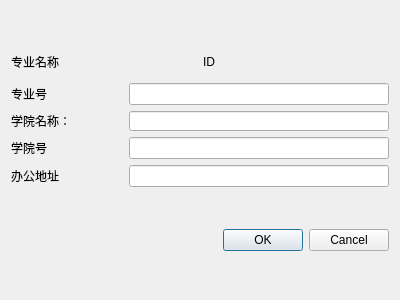
<?xml version="1.0" encoding="UTF-8"?>
<ui version="4.0">
 <class>edit_mi_dialog</class>
 <widget class="QDialog" name="edit_mi_dialog">
  <property name="geometry">
   <rect>
    <x>0</x>
    <y>0</y>
    <width>400</width>
    <height>300</height>
   </rect>
  </property>
  <property name="minimumSize">
   <size>
    <width>400</width>
    <height>300</height>
   </size>
  </property>
  <property name="maximumSize">
   <size>
    <width>400</width>
    <height>300</height>
   </size>
  </property>
  <property name="windowTitle">
   <string>Dialog</string>
  </property>
  <layout class="QVBoxLayout" name="verticalLayout">
   <item>
    <layout class="QVBoxLayout" name="verticalLayout_2">
     <item>
      <layout class="QHBoxLayout" name="horizontalLayout">
       <property name="topMargin">
        <number>0</number>
       </property>
       <item>
        <widget class="QLabel" name="label_8">
         <property name="maximumSize">
          <size>
           <width>16777215</width>
           <height>30</height>
          </size>
         </property>
         <property name="text">
          <string>专业名称</string>
         </property>
        </widget>
       </item>
       <item>
        <widget class="QLabel" name="label_MNAME">
         <property name="maximumSize">
          <size>
           <width>16777215</width>
           <height>30</height>
          </size>
         </property>
         <property name="text">
          <string>ID</string>
         </property>
        </widget>
       </item>
      </layout>
     </item>
     <item>
      <layout class="QHBoxLayout" name="horizontalLayout_3" stretch="3,7">
       <item>
        <widget class="QLabel" name="label_3">
         <property name="text">
          <string>专业号</string>
         </property>
        </widget>
       </item>
       <item>
        <widget class="QLineEdit" name="lineEdit_MNO"/>
       </item>
      </layout>
     </item>
     <item>
      <layout class="QHBoxLayout" name="horizontalLayout_2">
       <item>
        <widget class="QLabel" name="label">
         <property name="text">
          <string>学院名称：</string>
         </property>
        </widget>
       </item>
       <item>
        <widget class="QLineEdit" name="lineEdit_INAME">
         <property name="minimumSize">
          <size>
           <width>260</width>
           <height>20</height>
          </size>
         </property>
         <property name="maximumSize">
          <size>
           <width>260</width>
           <height>20</height>
          </size>
         </property>
        </widget>
       </item>
      </layout>
     </item>
     <item>
      <layout class="QHBoxLayout" name="horizontalLayout_7" stretch="3,0">
       <property name="topMargin">
        <number>0</number>
       </property>
       <item>
        <widget class="QLabel" name="label_6">
         <property name="text">
          <string>学院号</string>
         </property>
        </widget>
       </item>
       <item>
        <widget class="QLineEdit" name="lineEdit_INO">
         <property name="minimumSize">
          <size>
           <width>260</width>
           <height>0</height>
          </size>
         </property>
         <property name="maximumSize">
          <size>
           <width>260</width>
           <height>16777215</height>
          </size>
         </property>
        </widget>
       </item>
      </layout>
     </item>
     <item>
      <layout class="QHBoxLayout" name="horizontalLayout_8" stretch="3,7">
       <property name="topMargin">
        <number>0</number>
       </property>
       <item>
        <widget class="QLabel" name="label_7">
         <property name="text">
          <string>办公地址</string>
         </property>
        </widget>
       </item>
       <item>
        <widget class="QLineEdit" name="lineEdit_IPLACE"/>
       </item>
      </layout>
     </item>
    </layout>
   </item>
   <item>
    <widget class="QDialogButtonBox" name="buttonBox">
     <property name="orientation">
      <enum>Qt::Horizontal</enum>
     </property>
     <property name="standardButtons">
      <set>QDialogButtonBox::Cancel|QDialogButtonBox::Ok</set>
     </property>
    </widget>
   </item>
  </layout>
 </widget>
 <resources/>
 <connections/>
</ui>
